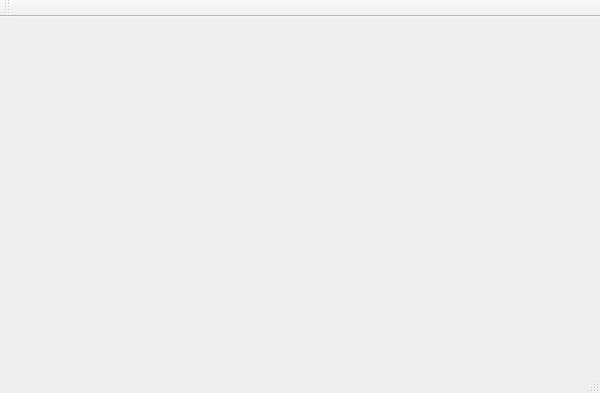
<?xml version="1.0" encoding="UTF-8"?>
<ui version="4.0">
 <class>GameClass</class>
 <widget class="QMainWindow" name="GameClass">
  <property name="geometry">
   <rect>
    <x>0</x>
    <y>0</y>
    <width>600</width>
    <height>393</height>
   </rect>
  </property>
  <property name="windowTitle">
   <string>Game</string>
  </property>
  <property name="styleSheet">
   <string notr="true"/>
  </property>
  <widget class="QWidget" name="centralWidget"/>
  <widget class="QMenuBar" name="menuBar">
   <property name="geometry">
    <rect>
     <x>0</x>
     <y>0</y>
     <width>600</width>
     <height>22</height>
    </rect>
   </property>
  </widget>
  <widget class="QToolBar" name="mainToolBar">
   <attribute name="toolBarArea">
    <enum>TopToolBarArea</enum>
   </attribute>
   <attribute name="toolBarBreak">
    <bool>false</bool>
   </attribute>
  </widget>
  <widget class="QStatusBar" name="statusBar"/>
 </widget>
 <layoutdefault spacing="6" margin="11"/>
 <resources>
  <include location="Game.qrc"/>
 </resources>
 <connections/>
</ui>
